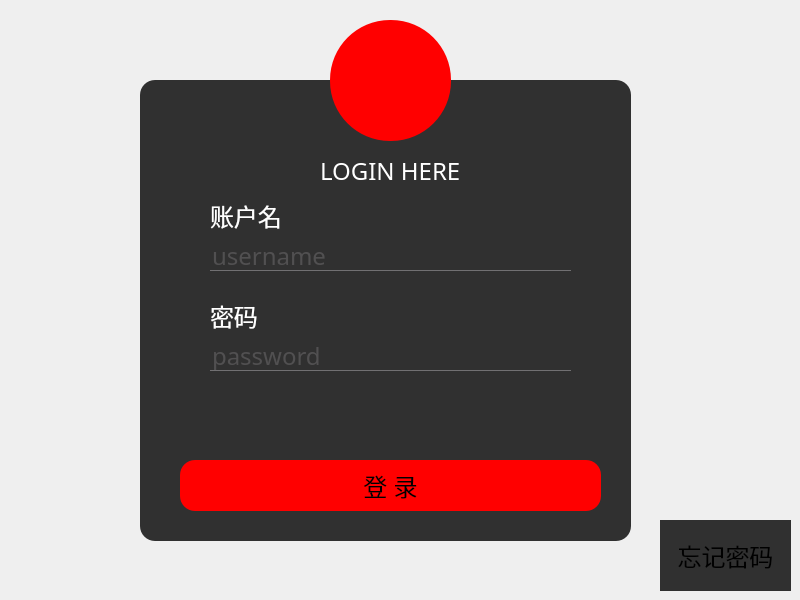
<?xml version="1.0" encoding="UTF-8"?>
<ui version="4.0">
 <class>MainWindow</class>
 <widget class="QMainWindow" name="MainWindow">
  <property name="geometry">
   <rect>
    <x>0</x>
    <y>0</y>
    <width>800</width>
    <height>600</height>
   </rect>
  </property>
  <property name="font">
   <font>
    <family>Century Gothic</family>
    <pointsize>-1</pointsize>
    <weight>50</weight>
    <bold>false</bold>
   </font>
  </property>
  <property name="windowTitle">
   <string>MainWindow</string>
  </property>
  <property name="styleSheet">
   <string notr="true">
*{
font-size:24px;
font-family:Century Gothic;
}
QFrame{
background:rgba(0,0,0,0.8);
border-radius:15px;
}
#centralwidget{
border-image:url(D:/pictures/login3.jpg) strectch；
}

#toolButton{
background:red;
border-radius:60px;
}
QLabel{
color:white;
background:transparent;
}
QPushButton{
background:red;;
border-radius:15px;
}
QPushButton:hover{
background:#333;
border-radius:15px;
background:#49ebff;
}
QLineEdit{
background:transparent;
border:none;
color:#717072;
border-bottom:1px solid #717072;
}</string>
  </property>
  <widget class="QWidget" name="centralwidget">
   <property name="font">
    <font>
     <family>Century Gothic</family>
     <pointsize>-1</pointsize>
     <stylestrategy>PreferAntialias</stylestrategy>
    </font>
   </property>
   <property name="focusPolicy">
    <enum>Qt::WheelFocus</enum>
   </property>
   <property name="contextMenuPolicy">
    <enum>Qt::DefaultContextMenu</enum>
   </property>
   <widget class="QFrame" name="frame">
    <property name="geometry">
     <rect>
      <x>140</x>
      <y>80</y>
      <width>491</width>
      <height>461</height>
     </rect>
    </property>
    <property name="font">
     <font>
      <family>Century Gothic</family>
      <pointsize>-1</pointsize>
      <weight>50</weight>
      <italic>false</italic>
      <bold>false</bold>
     </font>
    </property>
    <property name="frameShape">
     <enum>QFrame::StyledPanel</enum>
    </property>
    <property name="frameShadow">
     <enum>QFrame::Raised</enum>
    </property>
    <widget class="QLabel" name="label">
     <property name="geometry">
      <rect>
       <x>180</x>
       <y>70</y>
       <width>151</width>
       <height>41</height>
      </rect>
     </property>
     <property name="font">
      <font>
       <family>Century Gothic</family>
       <pointsize>-1</pointsize>
       <weight>50</weight>
       <italic>false</italic>
       <bold>false</bold>
      </font>
     </property>
     <property name="text">
      <string>LOGIN HERE</string>
     </property>
    </widget>
    <widget class="QLineEdit" name="lineEdit_user">
     <property name="geometry">
      <rect>
       <x>70</x>
       <y>160</y>
       <width>361</width>
       <height>31</height>
      </rect>
     </property>
     <property name="text">
      <string/>
     </property>
     <property name="placeholderText">
      <string>username</string>
     </property>
    </widget>
    <widget class="QLineEdit" name="lineEdit_password">
     <property name="geometry">
      <rect>
       <x>70</x>
       <y>260</y>
       <width>361</width>
       <height>31</height>
      </rect>
     </property>
     <property name="font">
      <font>
       <family>Century Gothic</family>
       <pointsize>-1</pointsize>
      </font>
     </property>
     <property name="contextMenuPolicy">
      <enum>Qt::DefaultContextMenu</enum>
     </property>
     <property name="locale">
      <locale language="Chinese" country="China"/>
     </property>
     <property name="text">
      <string/>
     </property>
     <property name="echoMode">
      <enum>QLineEdit::Password</enum>
     </property>
     <property name="placeholderText">
      <string>password</string>
     </property>
    </widget>
    <widget class="QPushButton" name="pushButton">
     <property name="geometry">
      <rect>
       <x>40</x>
       <y>380</y>
       <width>421</width>
       <height>51</height>
      </rect>
     </property>
     <property name="text">
      <string>登 录</string>
     </property>
    </widget>
    <widget class="QLabel" name="label_2">
     <property name="geometry">
      <rect>
       <x>70</x>
       <y>120</y>
       <width>121</width>
       <height>31</height>
      </rect>
     </property>
     <property name="font">
      <font>
       <family>Century Gothic</family>
       <pointsize>-1</pointsize>
       <weight>50</weight>
       <bold>false</bold>
      </font>
     </property>
     <property name="text">
      <string>账户名</string>
     </property>
    </widget>
    <widget class="QLabel" name="label_3">
     <property name="geometry">
      <rect>
       <x>70</x>
       <y>220</y>
       <width>121</width>
       <height>31</height>
      </rect>
     </property>
     <property name="text">
      <string>密码</string>
     </property>
    </widget>
   </widget>
   <widget class="QToolButton" name="toolButton">
    <property name="geometry">
     <rect>
      <x>330</x>
      <y>20</y>
      <width>121</width>
      <height>121</height>
     </rect>
    </property>
    <property name="locale">
     <locale language="Chinese" country="China"/>
    </property>
    <property name="text">
     <string/>
    </property>
    <property name="icon">
     <iconset>
      <normaloff>../../../../../pictures/login.png</normaloff>../../../../../pictures/login.png</iconset>
    </property>
    <property name="iconSize">
     <size>
      <width>150</width>
      <height>150</height>
     </size>
    </property>
   </widget>
   <widget class="QToolButton" name="forgetPasswd">
    <property name="geometry">
     <rect>
      <x>660</x>
      <y>520</y>
      <width>131</width>
      <height>71</height>
     </rect>
    </property>
    <property name="font">
     <font>
      <family>Century Gothic</family>
      <pointsize>-1</pointsize>
     </font>
    </property>
    <property name="styleSheet">
     <string notr="true">border:none;
background:rgba(0,0,0,0.8)
</string>
    </property>
    <property name="text">
     <string>忘记密码</string>
    </property>
   </widget>
   <widget class="QLabel" name="label_4">
    <property name="geometry">
     <rect>
      <x>660</x>
      <y>560</y>
      <width>121</width>
      <height>31</height>
     </rect>
    </property>
    <property name="text">
     <string/>
    </property>
   </widget>
  </widget>
 </widget>
 <resources/>
 <connections/>
</ui>
